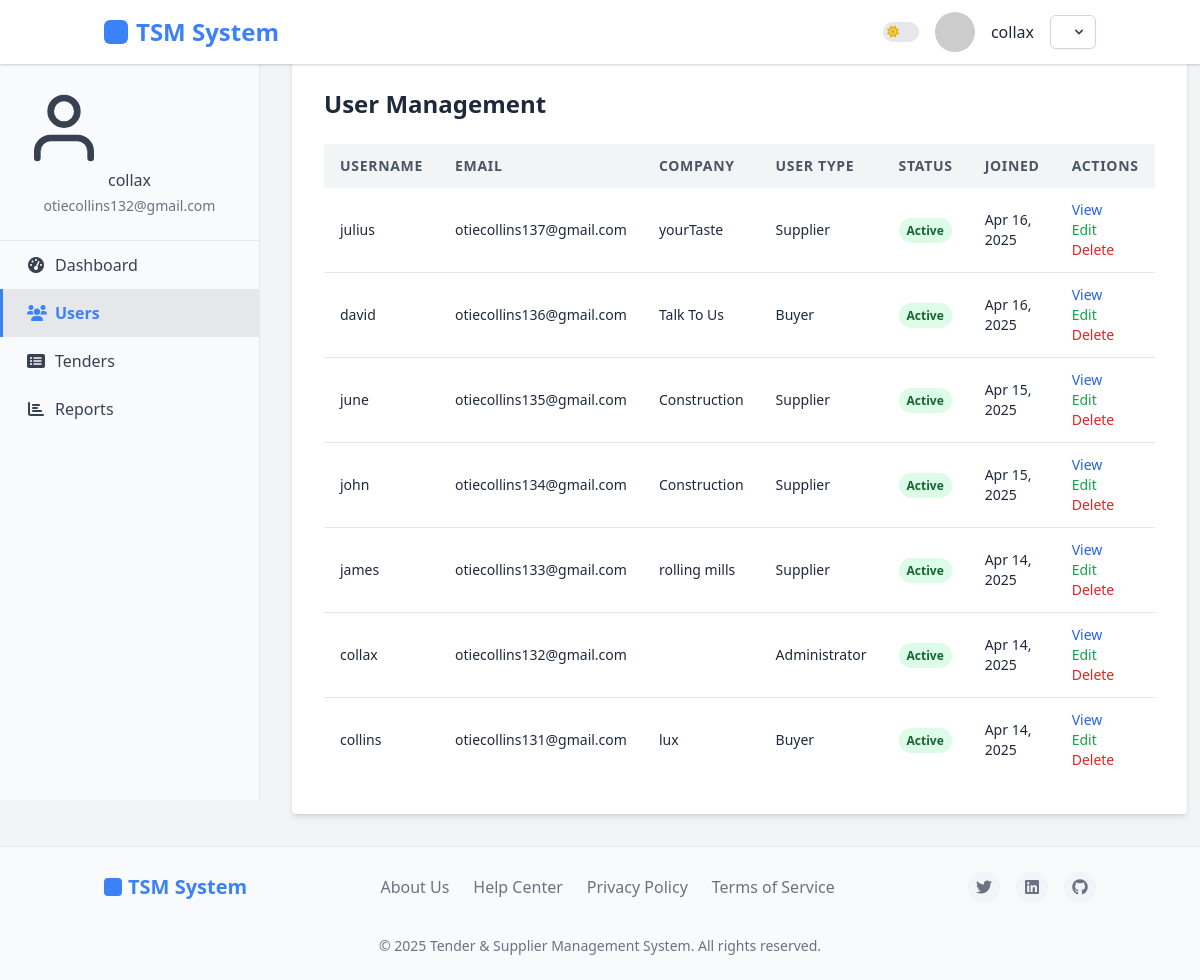
Page /accounts/users/ (signed in) on the committed database.
### accounts/models.py (models this page shows, shortened)
class User(AbstractUser):
    USER_TYPE_CHOICES = (
        ('buyer', 'Buyer'),
        ('supplier', 'Supplier'),
        ('admin', 'Administrator'),
    )
    user_type = models.CharField(
        max_length=10,
        choices=USER_TYPE_CHOICES,
        default='buyer',
        verbose_name=_('User Type')
    )
    company_name = models.CharField(max_length=100, blank=True)
    phone_number = models.CharField(max_length=20, blank=True)
    email = models.EmailField(_('email address'), unique=True)
    USERNAME_FIELD = 'email'
    REQUIRED_FIELDS = ['username', 'user_type']
    @property
    def is_buyer(self):
        return self.user_type == 'buyer'
    @property
    def is_supplier(self):
        return self.user_type == 'supplier'
    @property
    def is_admin_user(self):
        return self.user_type == 'admin'
    class Meta:
        permissions = [
            ("manage_buyers", "Can manage buyer accounts"),
            ("manage_suppliers", "Can manage supplier accounts"),
        ]

### accounts/views.py (the view)
# urls.py: path('users/', views.user_management, name='user_management'),
@admin_required
def user_management(request):
    users = User.objects.all().order_by('-date_joined')
    return render(request, 'accounts/management/list.html', {
        'users': users
    })

### accounts/templates/accounts/management/list.html (shortened to what this page needs)
{% extends 'base.html' %}
{% block content %}
<div class="max-w-6xl mx-auto bg-white p-8 rounded shadow-md mt-6">
    <div class="flex justify-between items-center mb-6">
        <h2 class="text-2xl font-semibold">User Management</h2>
    </div>
    <div class="overflow-x-auto">
        <table class="min-w-full bg-white">
            <thead>
                <tr>
                    <th class="py-3 px-4 bg-gray-100 text-left text-sm font-semibold text-gray-600 uppercase tracking-wider">Username</th>
                    <th class="py-3 px-4 bg-gray-100 text-left text-sm font-semibold text-gray-600 uppercase tracking-wider">Email</th>
                    <th class="py-3 px-4 bg-gray-100 text-left text-sm font-semibold text-gray-600 uppercase tracking-wider">Company</th>
                    <th class="py-3 px-4 bg-gray-100 text-left text-sm font-semibold text-gray-600 uppercase tracking-wider">User Type</th>
                    <th class="py-3 px-4 bg-gray-100 text-left text-sm font-semibold text-gray-600 uppercase tracking-wider">Status</th>
                    <th class="py-3 px-4 bg-gray-100 text-left text-sm font-semibold text-gray-600 uppercase tracking-wider">Joined</th>
                    <th class="py-3 px-4 bg-gray-100 text-left text-sm font-semibold text-gray-600 uppercase tracking-wider">Actions</th>
                </tr>
            </thead>
            <tbody class="divide-y divide-gray-200">
                {% for user in users %}
                <tr>
                    <td class="py-3 px-4 text-sm">{{ user.username }}</td>
                    <td class="py-3 px-4 text-sm">{{ user.email }}</td>
                    <td class="py-3 px-4 text-sm">{{ user.company_name }}</td>
                    <td class="py-3 px-4 text-sm">{{ user.get_user_type_display }}</td>
                    <td class="py-3 px-4 text-sm">
                        {% if user.is_active %}
                            <span class="px-2 py-1 text-xs font-semibold rounded-full bg-green-100 text-green-800">Active</span>
                        {% else %}
                            <span class="px-2 py-1 text-xs font-semibold rounded-full bg-red-100 text-red-800">Inactive</span>
                        {% endif %}
                    </td>
                    <td class="py-3 px-4 text-sm">{{ user.date_joined|date:"M d, Y" }}</td>
                    <td class="py-3 px-4 text-sm">
                        <a href="{% url 'accounts:user_detail' user.id %}" class="text-blue-600 hover:underline mr-2">View</a>
                        <a href="{% url 'accounts:user_edit' user.id %}" class="text-green-600 hover:underline mr-2">Edit</a>
                        <a href="{% url 'accounts:user_delete' user.id %}" class="text-red-600 hover:underline">Delete</a>
                    </td>
                </tr>
                {% empty %}
                <tr>
                    <td class="py-4 px-4 text-center text-gray-500 font-medium" colspan="7">No users found.</td>
                </tr>
                {% endfor %}
            </tbody>
        </table>
    </div>
</div>
{% endblock %}

### accounts/templates/base.html (shortened to what this page needs)
<!DOCTYPE html>
<html lang="en" class="light">
    <head>
    <script src="https://cdn.tailwindcss.com"></script>
    <link rel="stylesheet" href="https://cdnjs.cloudflare.com/ajax/libs/font-awesome/6.0.0-beta3/css/all.min.css">
</head>
<body>
    <aside class="sidebar">
        <div class="sidebar-profile">
            {% if user.is_authenticated %}
                {% if user.profile.profile_picture %}
                    <img src="{{ user.profile.profile_picture.url }}" alt="{{ user.username }}'s Avatar">
                {% else %}
                    <svg xmlns="http://www.w3.org/2000/svg" width="80" height="80" viewBox="0 0 24 24" fill="none" stroke="currentColor" stroke-width="2" stroke-linecap="round" stroke-linejoin="round" class="user-icon">
                        <path d="M20 21v-2a4 4 0 0 0-4-4H8a4 4 0 0 0-4 4v2"></path>
                        <circle cx="12" cy="7" r="4"></circle>
                    </svg>
                {% endif %}
                <h6>{{ user.get_full_name|default:user.username }}</h6>
                <p class="text-sm">{{ user.email }}</p>
            {% endif %}
        </div>
        <nav class="sidebar-nav">
            <ul>
                {% if user.is_authenticated %}
                    {% if user.is_buyer %}
                        <li><a href="{% url 'dashboard:buyer_dashboard' %}" {% if request.resolver_match.url_name == 'buyer_dashboard' %}class="active"{% endif %}><i class="fas fa-tachometer-alt"></i> Dashboard</a></li>
                        <li><a href="{% url 'tenders:tender_list' %}" {% if request.resolver_match.url_name == 'tender_list' %}class="active"{% endif %}><i class="fas fa-list-alt"></i> Tenders</a></li>
                        <li><a href="{% url 'contracts:contract_list' %}" {% if request.path == '/contracts/' %}class="active"{% endif %}><i class="fas fa-file-contract"></i> Contracts</a></li>
                        <li><a href="{% url 'orders:order_list' %}"><i class="fas fa-shopping-cart"></i> Orders</a></li>
                    {% elif user.is_staff or user.is_admin_user %}
                        <li><a href="{% url 'dashboard:admin_dashboard' %}" {% if request.resolver_match.url_name == 'admin_dashboard' %}class="active"{% endif %}><i class="fas fa-tachometer-alt"></i> Dashboard</a></li>
                        <li><a href="{% url 'accounts:user_management' %}" {% if request.resolver_match.url_name == 'user_management' %}class="active"{% endif %}><i class="fas fa-users"></i> Users</a></li>
                        <li><a href="{% url 'tenders:tender_list' %}" {% if request.resolver_match.url_name == 'tender_list' %}class="active"{% endif %}><i class="fas fa-list-alt"></i> Tenders</a></li>
                        <li><a href="{% url 'orders:issue_list' %}" {% if request.path == '/admin/reports/' %}class="active"{% endif %}><i class="fas fa-chart-bar"></i> Reports</a></li>
                    {% endif %}
                {% endif %}
            </ul>
        </nav>
    </aside>
    <header>
        <nav class="container mx-auto px-4">
            <div class="logo">
                <a href="{% url 'home' %}" class="text-2xl font-bold">TSM System</a>
            </div>
            <div class="profile">
                <div class="theme-toggle-container">
                    <label class="relative inline-flex items-center cursor-pointer">
                        <span class="w-9 h-5 bg-gray-200 peer-focus:outline-none peer-focus:ring-2 peer-focus:ring-primary-300 dark:bg-gray-700 rounded-full peer dark:peer-focus:ring-primary-600 peer-checked:bg-primary-600 relative">
                            <i class="fas fa-sun absolute left-1 top-1/2 -translate-y-1/2 text-yellow-500 text-xs z-10 transition-opacity dark:opacity-0"></i>
                        </span>
                    </label>
                </div>
                {% if user.profile.profile_picture %}
                      <img src="{{ user.profile.profile_picture.url }}" alt="{{ user.username }}'s Avatar" class="w-10 h-10 rounded-full object-cover">
                    {% else %}
                      <img src="https://via.placeholder.com/40" alt="User Avatar" class="w-10 h-10 rounded-full object-cover">
                    {% endif %}
                {% if user.is_authenticated %}
                    <span class="username">{{ user.username }}</span>
                    <div class="relative inline-block text-left">
                        <button id="userMenuButton" type="button" class="inline-flex items-center justify-center px-3 py-2 text-sm font-medium text-gray-700 bg-white border border-gray-300 rounded-md shadow-sm hover:bg-gray-50 focus:outline-none focus:ring-2 focus:ring-offset-2 focus:ring-primary-500 dark:bg-gray-800 dark:border-gray-700 dark:text-gray-400 dark:hover:bg-gray-700" aria-expanded="false" aria-haspopup="true">
                            <svg class="w-4 h-4 ml-2 -mr-1" viewBox="0 0 20 20" fill="currentColor" aria-hidden="true">
                                <path fill-rule="evenodd" d="M5.293 7.293a1 1 0 011.414 0L10 10.586l3.293-3.293a1 1 0 111.414 1.414l-4 4a1 1 0 01-1.414 0l-4-4a1 1 0 010-1.414z" clip-rule="evenodd" />
                            </svg>
                        </button>
                    </div>
                {% endif %}
            </div>
        </nav>
    </header>
    <div class="main-content">
        {% block content %}{% endblock %}
    </div>
    <footer>
        <div class="container mx-auto px-4">
            <div class="footer-content">
                <div class="footer-logo">TSM System</div>
                <div class="footer-links">
                    <a href="#">About Us</a>
                    <a href="#">Help Center</a>
                    <a href="#">Privacy Policy</a>
                    <a href="#">Terms of Service</a>
                </div>
                <div class="footer-socials">
                    <a href="#"><i class="fab fa-twitter"></i></a>
                    <a href="#"><i class="fab fa-linkedin"></i></a>
                    <a href="#"><i class="fab fa-github"></i></a>
                </div>
                <div class="footer-copyright">
                    &copy; {% now "Y" %} Tender & Supplier Management System. All rights reserved.
                </div>
            </div>
        </div>
    </footer>
</body>
</html>

### rows in the picture
User: get_full_name "collax", email "otiecollins132@gmail.com", username "collax", user_type "Administrator", is_active "Active", date_joined "Apr 14, 2025"
User: username "julius", email "otiecollins137@gmail.com", company_name "yourTaste", user_type "Supplier", is_active "Active", date_joined "Apr 16, 2025"
User: username "david", email "otiecollins136@gmail.com", company_name "Talk To Us", user_type "Buyer", is_active "Active", date_joined "Apr 16, 2025"
User: username "june", email "otiecollins135@gmail.com", company_name "Construction", user_type "Supplier", is_active "Active", date_joined "Apr 15, 2025"
User: username "john", email "otiecollins134@gmail.com", company_name "Construction", user_type "Supplier", is_active "Active", date_joined "Apr 15, 2025"
User: username "james", email "otiecollins133@gmail.com", company_name "rolling mills", user_type "Supplier", is_active "Active", date_joined "Apr 14, 2025"
User: username "collins", email "otiecollins131@gmail.com", company_name "lux", user_type "Buyer", is_active "Active", date_joined "Apr 14, 2025"
